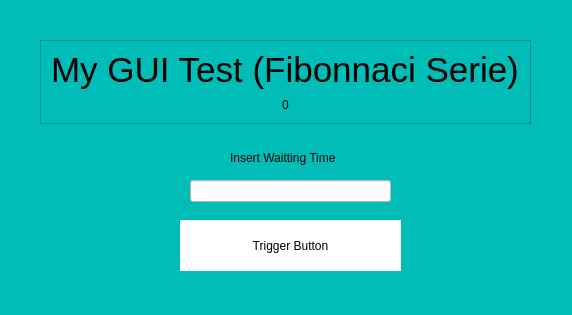
<?xml version="1.0" encoding="UTF-8"?>
<ui version="4.0">
 <class>MainWindow</class>
 <widget class="QMainWindow" name="MainWindow">
  <property name="geometry">
   <rect>
    <x>0</x>
    <y>0</y>
    <width>572</width>
    <height>315</height>
   </rect>
  </property>
  <property name="windowTitle">
   <string>MainWindow</string>
  </property>
  <property name="styleSheet">
   <string notr="true">QMainWindow {
	background-color: rgb(0, 189, 183);
}

QWidget {
	background-color: rgb(0, 189, 183);
}</string>
  </property>
  <widget class="QWidget" name="centralwidget">
   <widget class="QLabel" name="label_2">
    <property name="geometry">
     <rect>
      <x>230</x>
      <y>150</y>
      <width>121</width>
      <height>16</height>
     </rect>
    </property>
    <property name="text">
     <string>Insert Waitting Time</string>
    </property>
   </widget>
   <widget class="QFrame" name="frame">
    <property name="geometry">
     <rect>
      <x>40</x>
      <y>40</y>
      <width>491</width>
      <height>84</height>
     </rect>
    </property>
    <property name="frameShape">
     <enum>QFrame::StyledPanel</enum>
    </property>
    <property name="frameShadow">
     <enum>QFrame::Raised</enum>
    </property>
    <layout class="QVBoxLayout" name="verticalLayout">
     <item alignment="Qt::AlignHCenter">
      <widget class="QLabel" name="label">
       <property name="styleSheet">
        <string notr="true">QFrame {
}
QLabel {
	font-size: 35px;
}
</string>
       </property>
       <property name="text">
        <string>My GUI Test (Fibonnaci Serie)</string>
       </property>
      </widget>
     </item>
     <item alignment="Qt::AlignHCenter">
      <widget class="QLabel" name="fibonnaci_serie_view">
       <property name="text">
        <string>0</string>
       </property>
      </widget>
     </item>
    </layout>
   </widget>
   <widget class="QPushButton" name="trigger_button">
    <property name="geometry">
     <rect>
      <x>180</x>
      <y>220</y>
      <width>221</width>
      <height>51</height>
     </rect>
    </property>
    <property name="styleSheet">
     <string notr="true">border: solid;
border-width: 4px;
border-color: rgb(255, 255, 255);
background-color: rgb(255, 255, 255);</string>
    </property>
    <property name="text">
     <string>Trigger Button</string>
    </property>
   </widget>
   <widget class="QLineEdit" name="witting_time">
    <property name="geometry">
     <rect>
      <x>190</x>
      <y>180</y>
      <width>201</width>
      <height>22</height>
     </rect>
    </property>
    <property name="styleSheet">
     <string notr="true">background-color: rgb(255, 255, 255);</string>
    </property>
   </widget>
  </widget>
  <widget class="QStatusBar" name="statusbar"/>
 </widget>
 <resources/>
 <connections/>
</ui>
